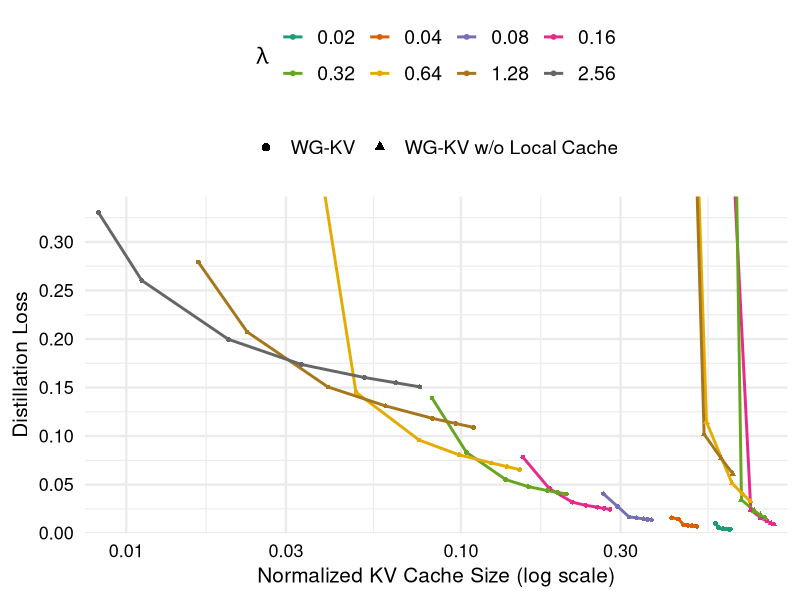

This figure's R source:
library(tidyverse)

data1 <- read_csv("data/threshold.csv") %>%
  mutate(method = "WG-KV")
data2 <- read_csv("data/threshold_local1.csv") %>%
  mutate(method = "WG-KV w/o Local Cache")

data <- bind_rows(data1, data2) %>%
  arrange(lambda, threshold) %>%
  mutate(lambda = factor(lambda, levels = sort(unique(lambda))))

fig <- ggplot(data, aes(x = kv_size, y = distill_loss, colour = lambda, shape = method)) +
  geom_line(linewidth = 1) +
  geom_point(size = 1.3) +
  scale_colour_brewer(palette = "Dark2") +
  scale_x_log10(
    breaks = scales::log_breaks(n = 6),
    expand = expansion(mult = c(0.02, 0.02))
  ) +
  scale_y_continuous(
    breaks = scales::pretty_breaks(n = 6),
    expand = expansion(mult = c(0, 0.02))
  ) +
  guides(
    colour = guide_legend(nrow = 2, byrow = TRUE),
    shape = guide_legend(override.aes = list(size = 2.5))
  ) +
  labs(
    x = "Normalized KV Cache Size (log scale)",
    y = "Distillation Loss",
    colour = expression(lambda),
    shape = NULL
  ) +
  coord_cartesian(ylim = c(0, 0.34), clip = "on") +
  theme_minimal(base_size = 18) +
  theme(
    legend.position = "top",
    legend.box = "vertical",
    legend.title = element_text(size = 16),
    legend.text = element_text(size = 14),
    axis.text.x = element_text(size = 13, colour = "black"),
    axis.text.y = element_text(size = 13, colour = "black"),
    axis.title.x = element_text(size = 15),
    axis.title.y = element_text(size = 15),
  )

ggsave("threshold_cmp.pdf", fig, width = 5, height = 4.5, units = "in")
